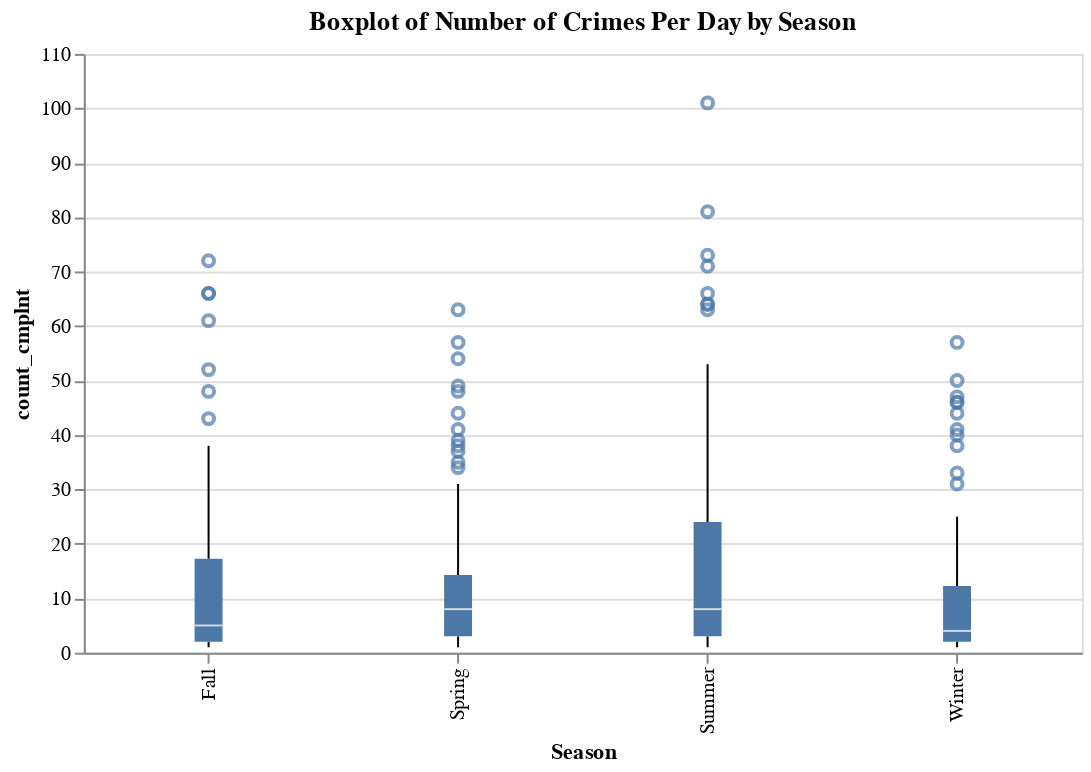

Here is the notebook cell this chart was saved with:
### Markdown cell above
By analyzing the volume of daily crimes by season, we can see that both Spring and Summer have the highest median crime rate per day at 8 crimes per day each.  Fall has a mediam daily crime rate of 5 and Winter has a median daily crime rate of 4 crimes per day.

### Code cell
#take random samples
size = 100        # sample size
replace = True  # with replacement
fn = lambda obj: obj.loc[np.random.choice(obj.index, size, replace),:]
df_smpl = df_Crime.groupby('Season', as_index=False).apply(fn).reset_index()

alt.Chart(df_smpl).mark_boxplot().encode(
    x='Season:N',
    y='count_cmplnt:Q'
).properties(width = 500, height = 300,title="Boxplot of Number of Crimes Per Day by Season")

### Figure 1 — Vega-Lite specification as saved in the notebook (floating-point values rounded to 4 significant figures; data arrays with more than 128 entries replaced by an {"elided": "..."} marker saying what was removed)
{"config": {"view": {"continuousWidth": 400, "continuousHeight": 300}}, "data": {"name": "data-14ef3dac169bcf28843ab93fc5569e27"}, "mark": "boxplot", "encoding": {"x": {"type": "nominal", "field": "Season"}, "y": {"type": "quantitative", "field": "count_cmplnt"}}, "height": 300, "title": "Boxplot of Number of Crimes Per Day by Season", "width": 500, "$schema": "https://vega.github.io/schema/vega-lite/v4.8.1.json", "datasets": {"data-14ef3dac169bcf28843ab93fc5569e27": {"elided": "400 records"}}}
